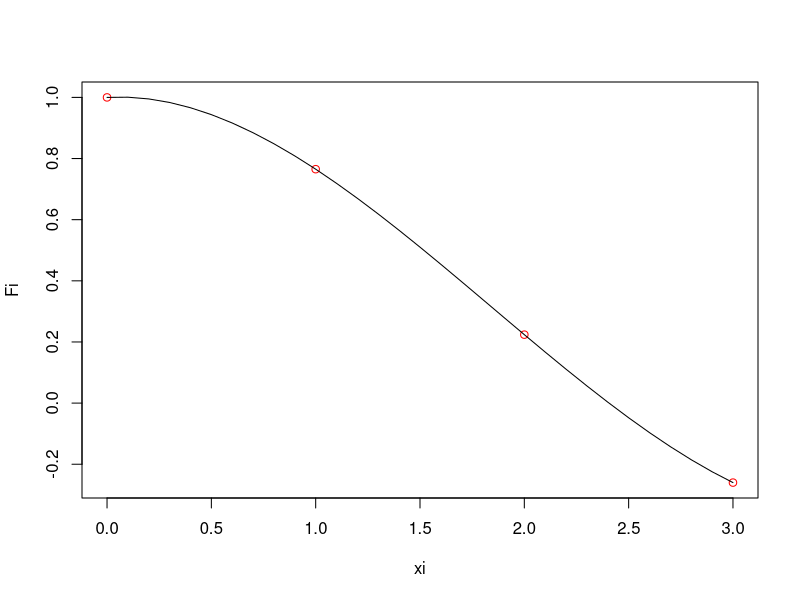

Recreate this plot in R.
LargCoef <- function(xi, x, j){
  N <- length(xi)
  Lj <- 1;
  for (k in 1:N) {
    if (j != k){
      Lj <- Lj*(x - xi[k])/(xi[j]-xi[k])
    }
  }
  return(Lj)
}
LargInter <- function(xi, Fi, x){
  N <- length(xi)
  P <- 0;
  for (j in 1:N){
    P <- P + LargCoef(xi, x, j)*Fi[j]
  }
  return(P)
}

xi <- 0 : 3
#yi <- besselJ(xi, nu = 0)
# LargInter(xi,yi,x = 0.5)
Fi <- c(1.0000000000, 0.7651976866, 0.2238907791, -0.2600519549) #J1(p)
plot(xi, Fi, col = "red")
x <- seq(min(xi), max(xi), by = 0.1)
y <- LargInter(xi, Fi, x)
lines(x,y)

#btvn hieu code 